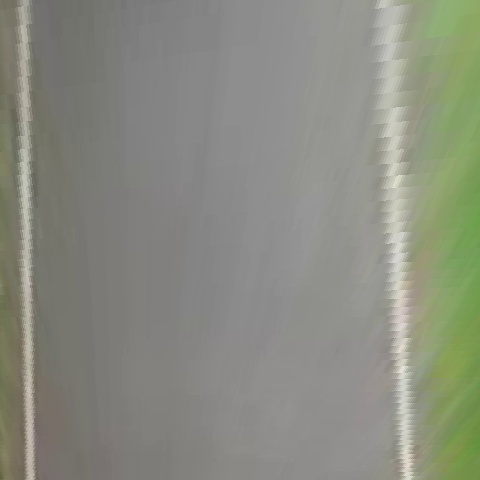
#> input picture shadows/top1.jpg, 480 x 480 px
$ python filter.py   (Python 2 division)
#> lines starting #> are read from the running program, lines starting #| are printed output that depends on the picture; after the words box and inside, x2 and y2 are one past the last pixel; in counts of white or black regions, pixels touching at a corner belong together
import cv2
import numpy as np
import scipy

img=cv2.imread("top1.jpg")
#> img is the input picture: shape (480, 480, 3); mean B, G, R 128.3, 139.8, 137.4
img_gray=cv2.cvtColor(img, code=cv2.COLOR_BGR2GRAY)
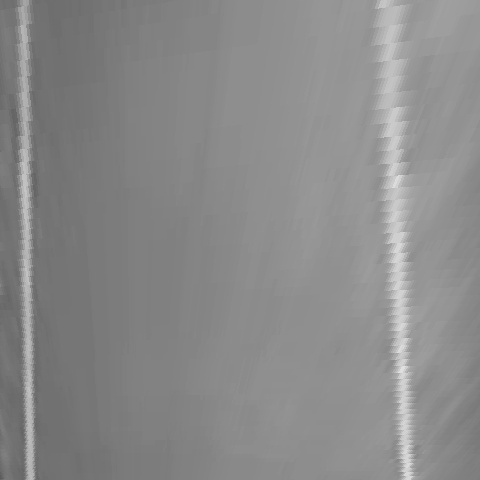
#> img_gray: shape (480, 480); min 91, max 227, mean 137.8

print img_gray.shape
#| (480, 480)


lane_width={5, 8, 10, 15, 20, 25, 30, 35}

#img_filtered=img_gray/100000
#contrast_fiter=np.zeros((1, 50))

'''lane_points=[]
def click_and_select(event, x, y, flags, param):
	#print 'check'
	global lane_points

	if event == cv2.EVENT_RBUTTONDBLCLK:
		print 'hahaha'
		lane_points.append((x, y))


cv2.namedWindow("find lane width")
cv2.setMouseCallback("find lane width", click_and_select)

while True:
	cv2.imshow("find lane width", img_gray)
	if cv2.waitKey(20) & 0xFF == 27:
		break


cv2.imshow("find lane width", img_gray)
cv2.waitKey(5000)
cv2.destroyWindow("find lane width")
cv2.waitKey(-1)
cv2.imshow("find lane width", img)
print lane_points'''


'''for width in lane_width:
	for i in range(50):
		if i>25-width/2 and i<25+width/2:
			contrast_fiter[0, i]=40
		else:
			contrast_fiter[0, i]=-20
	img_filtered=np.maximum(cv2.filter2D(img_gray, 0, contrast_fiter) , img_filtered)

img_filtered*=150'''

img_filtered = np.zeros((480,480), dtype=np.float64)

contrast_fiter=np.zeros((1, 25))
for i in range(25):
	if i>5 and i<20:
		contrast_fiter[0,i]=0.1
	else:
		contrast_fiter[0,i]=-0.12

print contrast_fiter

img_filtered=cv2.filter2D(img_gray, 0, contrast_fiter)
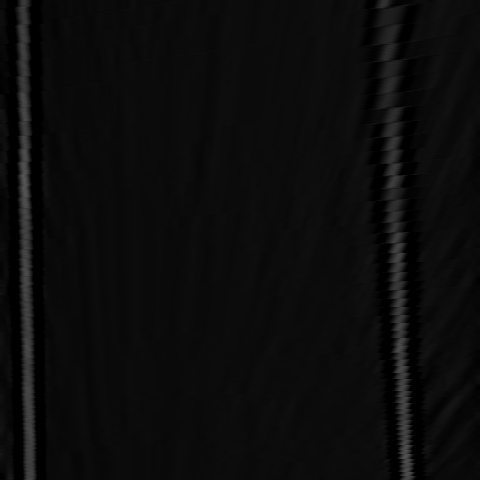
#> img_filtered: shape (480, 480); min 0, max 89, mean 11.9
print img_filtered
#> (printed output is left out)
print img_filtered.max()
#| 89

low_values_indices = img_filtered < 20  # Where values are low
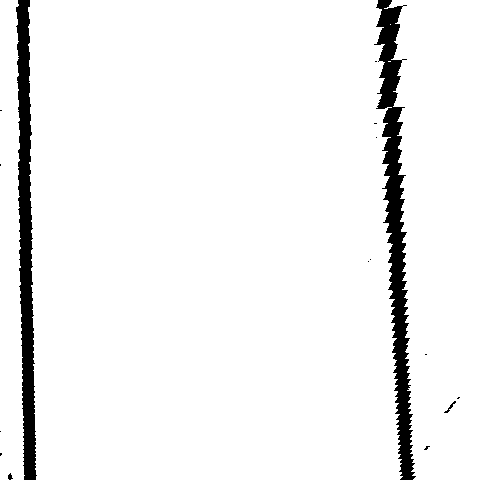
#> low_values_indices: shape (480, 480) bool; 94.5% white; 16 black regions (12 under 20 px), largest, box (x1, y1, x2, y2) and area: (374, 0, 416, 480) 7038, (16, 0, 37, 480) 5652, (444, 401, 456, 413) 34, (8, 473, 13, 480) 22
img_filtered[low_values_indices] = 0


cv2.imshow("sdsd", img_gray);
cv2.imshow("dsd", img_filtered)
cv2.waitKey(0)
